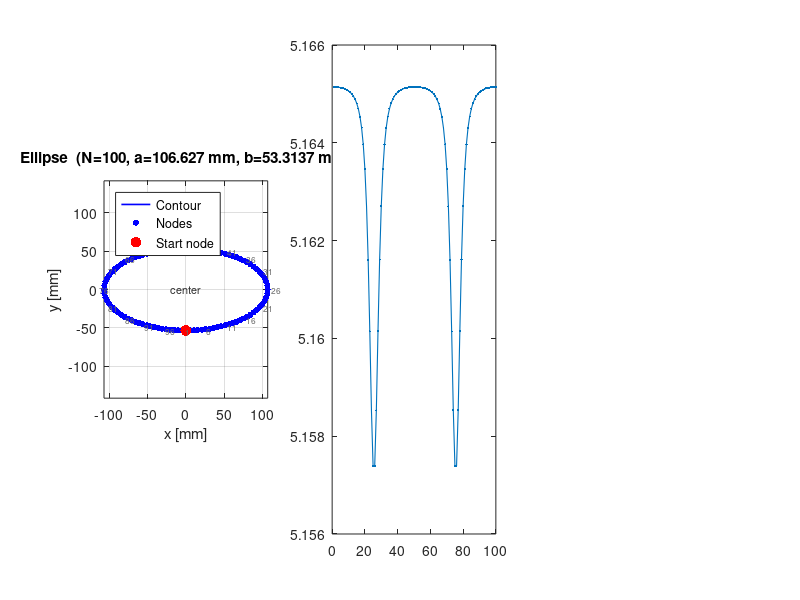

MATLAB code to generate this figure: (Note: this script raises an error after producing the figure.)
% generate_ellipse.m
% =========================================================================
% Generates an ellipse cross-section and saves it as a .mat file ready to
% be loaded by the Python optimizer (optimizationModule_patched_v8.py).
%
% Geometry:
%   - Ellipse centred at the origin
%   - Semi-axes aligned with the coordinate axes
%   - Node order is CCW, starting at the bottom point (0, -b)
%
% Output .mat fields  (must match what loadData() expects):
%   nodesCoords   [N x 3]  double  - (x, y, 0) in mm, row = one node
%   connectivity  [N x 2]  double  - 1-based edge pairs, closed loop
%                                   edge k connects node k -> node k+1
%                                   last edge connects node N -> node 1
%
% Node distribution:
%   Nodes are placed at approximately equal arc-length spacing by sampling
%   the ellipse perimeter numerically and inverting the cumulative arc-length
%   map. This keeps the spacing much more uniform than uniform theta sampling.
%
% Dependencies: none (core MATLAB only)
%
% Francisco Arriscado / FEUP / 2026
% =========================================================================

clear; clc; close all;

%% ======================== USER PARAMETERS ================================

a         = 2*53.3137;     % [mm]  Semi-axis along x
b         = 53.3137;     % [mm]  Semi-axis along y
n_total   = 100;    % Total node count on the closed loop

outputFile = 'partition_data_ellipse.mat';

% Optional: increase this if you want a finer arc-length lookup table.
n_dense = 20000;

% Optional angular offset [deg]. Default keeps node 1 at the bottom point.
theta0_deg = -90;


%% ======================== INPUT VALIDATION ================================

assert(a > 0 && b > 0, 'Semi-axes a and b must be positive.');
assert(n_total >= 12,  'n_total should be at least 12 for a closed ellipse.');
assert(n_dense >= 1000, 'n_dense should be at least 1000 for stable inversion.');


%% ======================== ARC-LENGTH MAP ================================
% Parametric ellipse:
%   x(theta) = a cos(theta)
%   y(theta) = b sin(theta)
% Speed along the curve:
%   ds/dtheta = sqrt((a sin(theta))^2 + (b cos(theta))^2)
%
% Build a dense arc-length table over one full revolution and invert it to
% place nodes at equal arc-length fractions.

theta0 = deg2rad(theta0_deg);
theta_dense = linspace(theta0, theta0 + 2*pi, n_dense + 1)';   % include the endpoint
speed_dense = sqrt((a * sin(theta_dense)).^2 + (b * cos(theta_dense)).^2);
s_dense = cumtrapz(theta_dense, speed_dense);
perimeter = s_dense(end);
s_norm = s_dense / perimeter;

% Equal arc-length fractions, excluding the repeated endpoint at 1.0
u_nodes = (0:n_total-1)' / n_total;
theta_nodes = interp1(s_norm, theta_dense, u_nodes, 'pchip');


%% ======================== NODE GENERATION ================================

x = a * cos(theta_nodes);
y = b * sin(theta_nodes);
z = zeros(n_total, 1);

nodesCoords = [x, y, z];
N = size(nodesCoords, 1);

assert(N == n_total, ...
    'Node count mismatch: expected %d, got %d', n_total, N);


%% ======================== CONNECTIVITY ===================================

connectivity = [(1:N)', [2:N, 1]'];   % closed loop, 1-based


%% ======================== QUALITY CHECKS =================================

dx    = diff(nodesCoords([1:end,1], 1));
dy    = diff(nodesCoords([1:end,1], 2));
edgeL = sqrt(dx.^2 + dy.^2);

perimeter_num = sum(edgeL);
mean_edge     = mean(edgeL);
std_edge      = std(edgeL);
cv_edge       = std_edge / mean_edge;

fprintf('\n--- Quality Report ---\n');
fprintf('Axes          : a=%.1f mm, b=%.1f mm\n', a, b);
fprintf('Nodes         : %d\n', N);
fprintf('Perimeter     : %.4f mm  (dense-table estimate %.4f mm, error %.2e mm)\n', ...
    perimeter_num, perimeter, abs(perimeter_num - perimeter));
fprintf('Mean edge len : %.4f mm\n', mean_edge);
fprintf('Std  edge len : %.4f mm\n', std_edge);
fprintf('CV (std/mean) : %.4f     (< 0.3 recommended)\n', cv_edge);

centroid = mean(nodesCoords(:,1:2));
fprintf('Centroid      : (%.4f, %.4f) mm\n', centroid(1), centroid(2));


%% ======================== SAVE ===========================================

save(outputFile, 'nodesCoords', 'connectivity');
fprintf('\nSaved -> %s\n', outputFile);
fprintf('Fields: nodesCoords [%d x 3], connectivity [%d x 2]\n', N, N);
fprintf('To use: set dataFileName = ''%s'' in the optimizer.\n', outputFile);


%% ======================== PLOTS ==========================================

figure('Name', 'Ellipse geometry check', 'Position', [100 100 1200 400]);

% --- 1. Shape with node labels -------------------------------------------
subplot(1,3,1);
closed = [nodesCoords(:,1:2); nodesCoords(1,1:2)];
plot(closed(:,1), closed(:,2), 'b-', 'LineWidth', 1.2);
hold on;
scatter(nodesCoords(:,1), nodesCoords(:,2), 20, 'b', 'filled');
scatter(nodesCoords(1,1), nodesCoords(1,2), 60, 'r', 'filled', ...
    'DisplayName', 'Start node');

step = max(1, floor(N/20));
for k = 1:step:N
    text(nodesCoords(k,1)*1.05, nodesCoords(k,2)*1.05, num2str(k), ...
        'FontSize', 6, 'Color', [0.4 0.4 0.4]);
end

axis equal; grid on;
title(sprintf('Ellipse  (N=%d, a=%g mm, b=%g mm)', N, a, b));
xlabel('x [mm]'); ylabel('y [mm]');
legend({'Contour','Nodes','Start node'}, 'Location', 'northwest');

text(0, 0, 'center', 'FontSize', 8, 'HorizontalAlignment', 'center', ...
    'Color', [0.2 0.2 0.2]);

% --- 2. Edge length profile ----------------------------------------------
subplot(1,3,2);
plot(1:N, edgeL, '.-', 'MarkerSize', 5, 'LineWidth', 0.8);
yline(mean_edge, 'k--', sprintf('mean=%.2f mm', mean_edge));
xlabel('Edge index (k -> k+1)');
ylabel('Length [mm]');
title('Edge length profile');
grid on;
ylim([0, max(edgeL)*1.3]);

% --- 3. Approximate RoC preview (finite-difference curvature) ------------
subplot(1,3,3);
wrap = @(v) [v(end,:); v; v(1,:)];
nw = wrap(nodesCoords(:,1:2));
d1 = nw(3:end,:) - nw(1:end-2,:);
d2 = nw(3:end,:) - 2*nw(2:end-1,:) + nw(1:end-2,:);
cross_z = d1(:,1).*d2(:,2) - d1(:,2).*d2(:,1);
den     = (d1(:,1).^2 + d1(:,2).^2).^(3/2) + 1e-12;
kappa   = abs(cross_z) ./ den;
RoC_approx = min(max(1./kappa, 5), 1221.95);

semilogy(1:N, RoC_approx, '.-', 'MarkerSize', 5, 'LineWidth', 0.8);
hold on;
yline(5, 'r--', 'min clamp (5 mm)', 'FontSize', 7, ...
    'LabelHorizontalAlignment', 'left');
yline(1221.95, 'r--', 'flat transition', 'FontSize', 7, ...
    'LabelHorizontalAlignment', 'left');
xlabel('Node index');
ylabel('RoC [mm]  (log scale)');
title('Approx. RoC  (FD, not spline)');
grid on;
ylim([3, 3e3]);

sgtitle(sprintf('Ellipse: a=%.0f mm, b=%.0f mm  |  N=%d  |  perimeter=%.1f mm', ...
    a, b, N, perimeter_num));

fprintf('\nPlot rendered. Checks to confirm:\n');
fprintf('  - Nodes run CCW starting from the bottom point\n');
fprintf('  - Spacing is near-uniform because of arc-length inversion\n');
fprintf('  - Centroid is at the origin within numerical precision\n');
